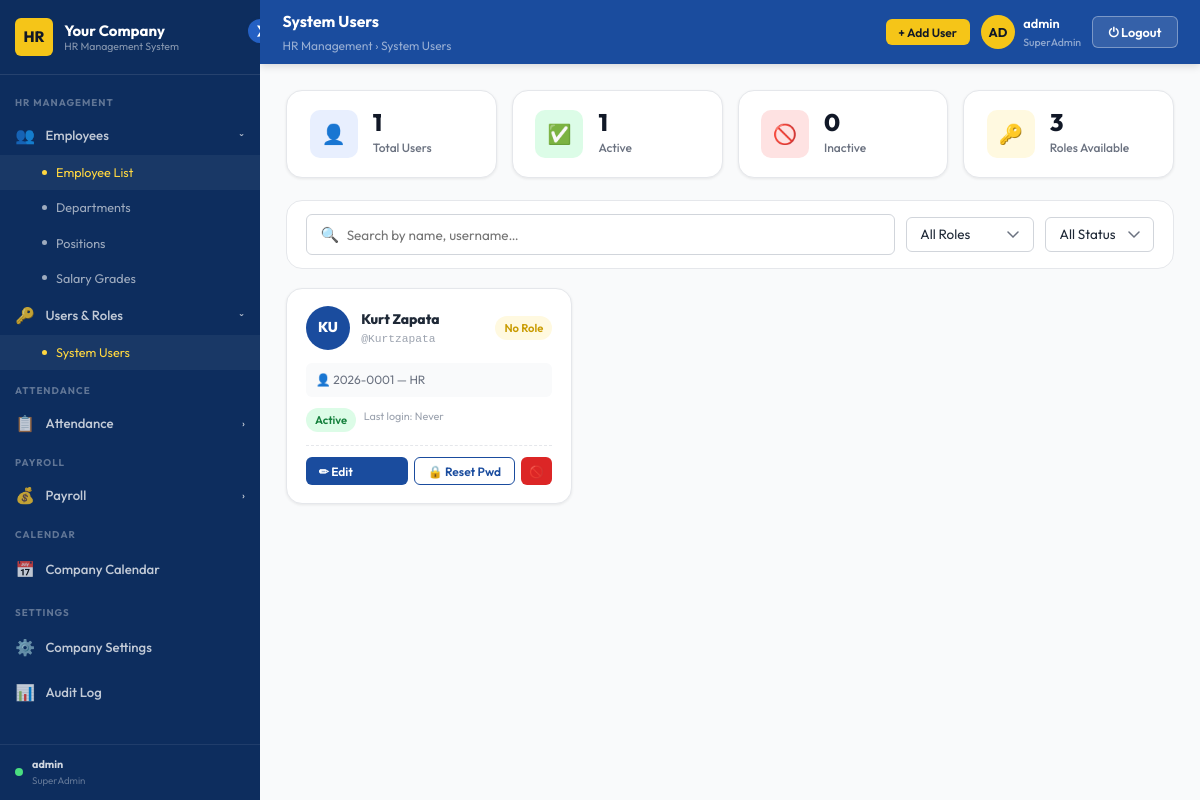
The page /employees/users/ (signed in) on the database as committed earlier.
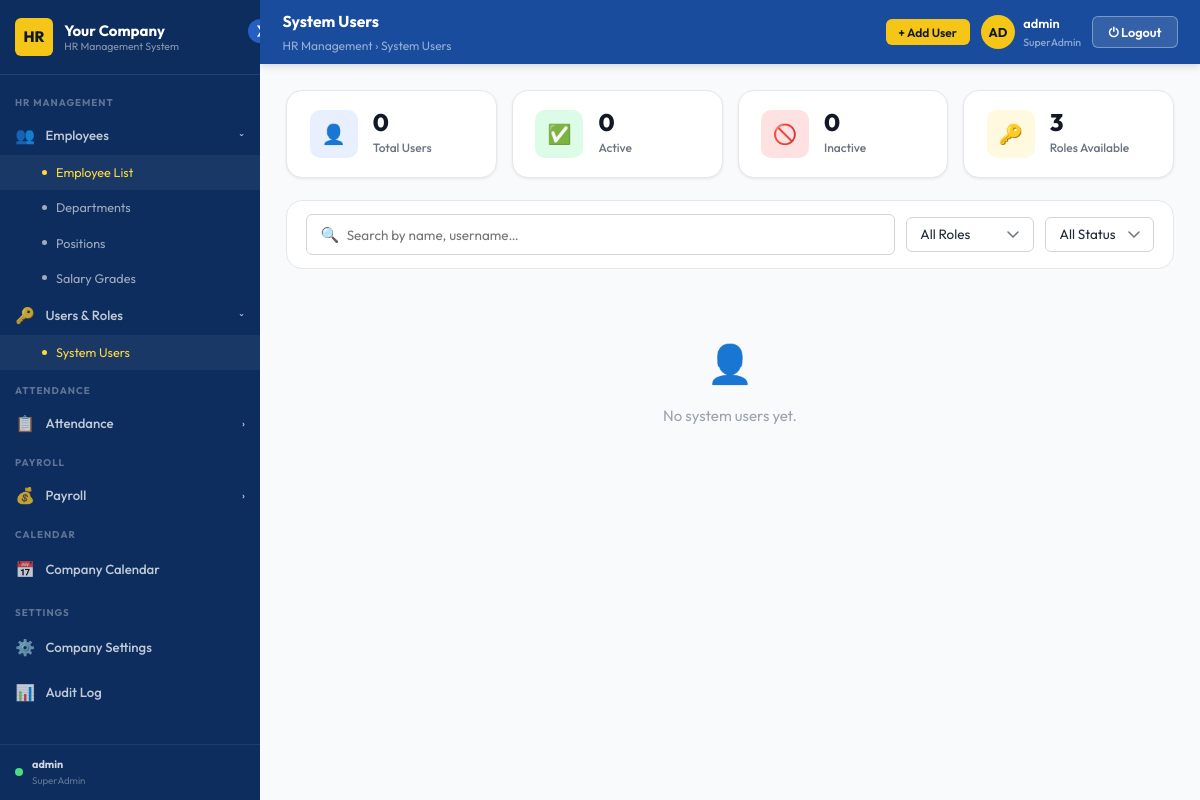
The same page on the database as committed later.
### employees/models.py (models this page shows, shortened)
class SystemUser(models.Model):
    username      = models.CharField(max_length=150, unique=True)
    password_hash = models.CharField(max_length=255)
    employee      = models.OneToOneField(Employee, on_delete=models.SET_NULL, null=True, blank=True)
    role          = models.ForeignKey(Role, on_delete=models.SET_NULL, null=True)
    is_active     = models.BooleanField(default=True)
    last_login    = models.DateTimeField(null=True, blank=True)
    created_at    = models.DateTimeField(auto_now_add=True)

class Employee(models.Model):
    EMPLOYMENT_TYPES = [('regular', 'Regular'), ('contract', 'Contract')]
    STATUS_CHOICES   = [('active', 'Active'), ('inactive', 'Inactive')]
    GENDER_CHOICES   = [('male', 'Male'), ('female', 'Female'), ('other', 'Other')]
    CIVIL_CHOICES    = [
        ('single', 'Single'), ('married', 'Married'),
        ('widowed', 'Widowed'), ('separated', 'Separated'),
    ]
    employee_code   = models.CharField(max_length=50, unique=True)
    first_name      = models.CharField(max_length=100)
    last_name       = models.CharField(max_length=100)
    email           = models.EmailField(unique=True)
    phone           = models.CharField(max_length=30, blank=True)
    address         = models.TextField(blank=True)
    date_hired      = models.DateField(null=True, blank=True)
    employment_type = models.CharField(max_length=20, choices=EMPLOYMENT_TYPES, default='regular')
    status          = models.CharField(max_length=20, choices=STATUS_CHOICES, default='active')
    department      = models.ForeignKey(Department, on_delete=models.SET_NULL, null=True, blank=True)
    position        = models.ForeignKey(Position, on_delete=models.SET_NULL, null=True, blank=True)
    salary_grade    = models.ForeignKey(SalaryGrade, on_delete=models.SET_NULL, null=True, blank=True)
    created_at      = models.DateTimeField(auto_now_add=True)
    updated_at      = models.DateTimeField(auto_now=True)
    middle_name     = models.CharField(max_length=100, blank=True)
    birthdate       = models.DateField(null=True, blank=True)
    gender          = models.CharField(max_length=10, choices=GENDER_CHOICES, blank=True)
    civil_status    = models.CharField(max_length=15, choices=CIVIL_CHOICES, blank=True)
    nationality     = models.CharField(max_length=60, blank=True, default='Filipino')
    tin_number        = models.CharField(max_length=30, blank=True)
    sss_number        = models.CharField(max_length=30, blank=True)
    philhealth_number = models.CharField(max_length=30, blank=True)
    pagibig_number    = models.CharField(max_length=30, blank=True)
    emergency_contact_name         = models.CharField(max_length=150, blank=True)
    emergency_contact_phone        = models.CharField(max_length=30, blank=True)
    emergency_contact_relationship = models.CharField(max_length=60, blank=True)
    contract_start  = models.DateField(null=True, blank=True)
    contract_end    = models.DateField(null=True, blank=True)

class Department(models.Model):
    name        = models.CharField(max_length=100)
    description = models.TextField(blank=True)
    created_at  = models.DateTimeField(auto_now_add=True)

### employees/views.py (the view, shortened to what this page needs)
@admin_required(roles={'SuperAdmin', 'HRAdmin'})
def users_view(request):
    users = SystemUser.objects.select_related(
        'employee', 'employee__department', 'role'
    ).all()
    stats = {
        'active':   users.filter(is_active=True).count(),
        'inactive': users.filter(is_active=False).count(),
    }
    return render(request, 'hrms/users.html', {
        'users':     users,
        'roles':     Role.objects.all(),
        'employees': Employee.objects.filter(status='active').order_by('last_name'),
        'stats':     stats,
        **_branding(),
    })

### accounts/access.py (called while the page is built, shortened)
def role_display_name(role):
    name = role.name if hasattr(role, 'name') else role
    return ROLE_DISPLAY_NAMES.get(name, name or 'No Role')

def get_user_role(user):
    if not user or not user.is_authenticated:
        return None
    if user.is_superuser:
        return _MockRole(SUPERADMIN)

def has_admin_role(user):
    role = get_user_role(user)
    return role is not None and role.name in ADMIN_ROLES

def admin_required(view_func=None, *, roles=None, redirect_url=None):
    allowed = set(roles) if roles else ADMIN_ROLES
    redir   = redirect_url or '/attendance/'
    def decorator(fn):
        @wraps(fn)
        @login_required(login_url='/login/')
        def wrapper(request, *args, **kwargs):
            role = get_user_role(request.user)
            if role and role.name in allowed:
                return fn(request, *args, **kwargs)
            return render(request, 'hrms/403.html', status=403)
        return wrapper
    if view_func is not None:
        return decorator(view_func)
    return decorator

### templates/hrms/users.html (shortened to what the changed rows need)
{% extends "hrms/admin_base.html" %}
{% load static %}
{% block content %}
<div style="display:grid;grid-template-columns:repeat(4,1fr);gap:1rem;margin-bottom:1.5rem;">
  <div class="stat-card">
    <div><div class="stat-num">{{ users|length }}</div><div class="stat-label">Total Users</div></div>
  </div>
  <div class="stat-card">
    <div><div class="stat-num">{{ stats.active }}</div><div class="stat-label">Active</div></div>
  </div>
</div>
<div class="users-grid" id="users-grid">
  {% for user in users %}
  <div class="user-card {% if not user.is_active %}inactive{% endif %}"
       data-name="{{ user.username }} {% if user.employee %}{{ user.employee.first_name }} {{ user.employee.last_name }}{% endif %}"
       data-role="{{ user.role.name|default:'' }}"
       data-active="{{ user.is_active|lower }}">
    <div class="user-card-header">
      <div class="user-av {% if not user.is_active %}inactive{% endif %}">
        {{ user.username|slice:":2"|upper }}
      </div>
      <div>
        <div class="user-name">
          {% if user.employee %}
            {{ user.employee.first_name }} {{ user.employee.last_name }}
          {% else %}
            {{ user.username }}
          {% endif %}
        </div>
        <div class="user-uname">@{{ user.username }}</div>
      </div>
      <div class="user-role">
        <span class="badge
          {% if user.role.name == 'SuperAdmin' %}badge-danger
          {% elif user.role.name == 'HRAdmin' %}badge-blue
          {% else %}badge-gold{% endif %}">
          {% if user.role.name == 'SuperAdmin' %}Super Admin
          {% elif user.role.name == 'HRAdmin' %}HR Admin
          {% elif user.role.name == 'StaffAdmin' %}Normal Admin
          {% else %}No Role{% endif %}
        </span>
      </div>
    </div>
    {% if user.employee %}
    <div class="user-emp">
      👤 {{ user.employee.employee_code }} — {{ user.employee.department.name|default:"No Department" }}
    </div>
    {% endif %}
    <div class="user-meta">
      <span class="badge {% if user.is_active %}badge-success{% else %}badge-danger{% endif %}">
        {% if user.is_active %}Active{% else %}Inactive{% endif %}
      </span>
      <span class="last-login">
        Last login: {{ user.last_login|date:"M d, Y H:i"|default:"Never" }}
      </span>
    </div>
    <div class="user-actions">
      <button class="btn btn-primary btn-sm" style="flex:1;"
        onclick="editUser(
          {{ user.id }},
          '{{ user.username|escapejs }}',
          {{ user.employee_id|default:'null' }},
          {{ user.role_id|default:'null' }},
          {{ user.is_active|lower }}
        )">
        ✏ Edit
      </button>
      <button class="btn btn-outline btn-sm"
              onclick="resetPassword({{ user.id }}, '{{ user.username|escapejs }}')">
        🔒 Reset Pwd
      </button>
      <button class="btn btn-{% if user.is_active %}danger{% else %}primary{% endif %} btn-sm btn-icon"
              onclick="toggleActive({{ user.id }}, {{ user.is_active|lower }}, '{{ user.username|escapejs }}')"
              title="{% if user.is_active %}Deactivate{% else %}Activate{% endif %}">
        {% if user.is_active %}🚫{% else %}✅{% endif %}
      </button>
    </div>
  </div>
  {% empty %}
  <div style="grid-column:1/-1;text-align:center;padding:3rem;color:var(--gray-400);">
    <div style="font-size:2.5rem;margin-bottom:.75rem;">👤</div>
    No system users yet.
  </div>
  {% endfor %}
</div>
{% endblock %}

Rows that differ between the two databases and show on the page:
removed SystemUser: username "KU", employee.first_name "Kurt", employee.last_name "Zapata", username "Kurtzapata", shows "No Role", employee.employee_code "2026-0001", employee.department.name "HR", is_active "Active", last_login "Never"
Other text that changed with them:
{{ users|length }}: "1" → "0"
{{ stats.active }}: "1" → "0"
text now shown: "👤 No system users yet."
